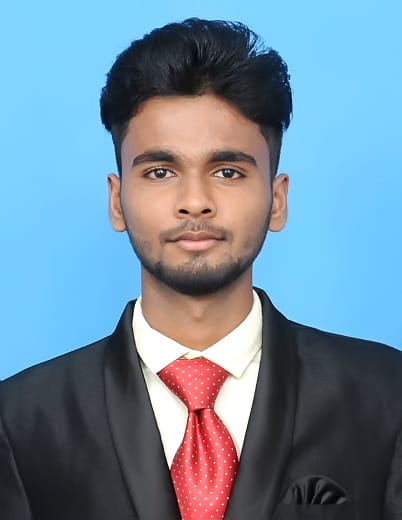
#> input picture ajith photo.jpeg, 402 x 520 px
$ jupyter execute Exp9.ipynb
#> lines starting #> are read from the running program, lines starting #| are printed output that depends on the picture
## Exp-9- Record-IMPLEMENTATION OF EROSION AND DILATION
## Name :   AJITH KUMAR A
## Reg No : 212223230009

[cell 1]
import cv2
import matplotlib.pyplot as plt
img = cv2.imread("ajith photo.jpeg")
#> img is the input picture: shape (520, 402, 3); mean B, G, R 157, 137.6, 111.5
plt.imshow(cv2.cvtColor(img, cv2.COLOR_BGR2RGB))
plt.title("Original Image")
plt.axis("off")
plt.show()

[cell 2]
kernel = cv2.getStructuringElement(cv2.MORPH_RECT, (5, 5))
erosion = cv2.erode(img, kernel, iterations=1)
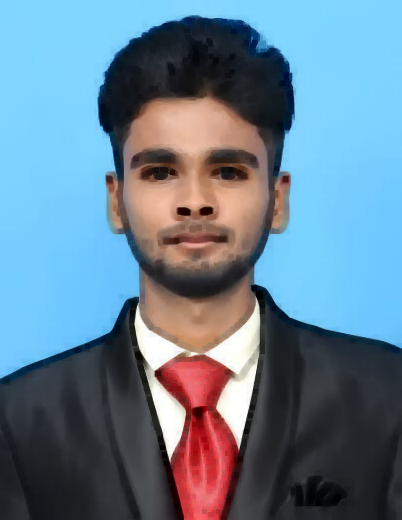
#> erosion: shape (520, 402, 3); mean B, G, R 146.7, 127.4, 101.4
plt.imshow(erosion, cmap="gray")
plt.title("Image Erosion")
plt.axis("off")
plt.show()

[cell 3]
kernel = cv2.getStructuringElement(cv2.MORPH_RECT, (5, 5))
dilation = cv2.dilate(img, kernel, iterations=1)
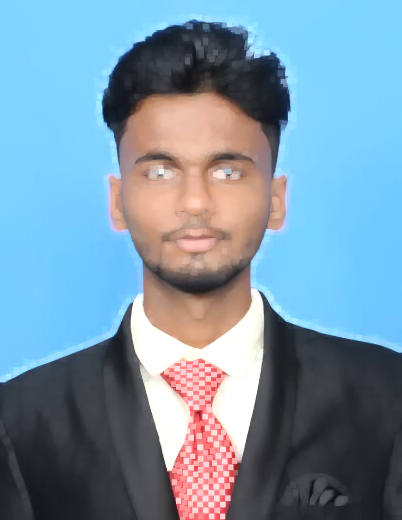
#> dilation: shape (520, 402, 3); mean B, G, R 167.8, 148.5, 120.8
plt.imshow(dilation, cmap="gray")
plt.title("Image Dilation")
plt.axis("off")
plt.show()
